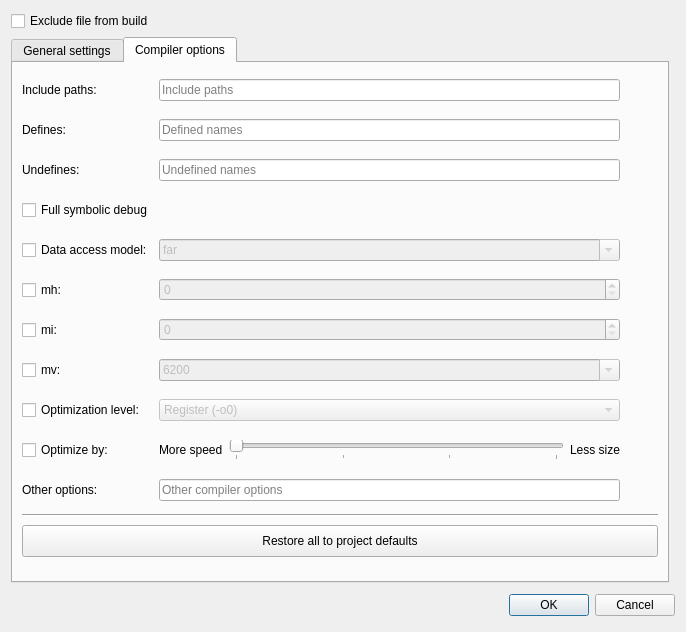
<?xml version="1.0" encoding="UTF-8"?>
<ui version="4.0">
 <class>DialogFileOptions</class>
 <widget class="QDialog" name="DialogFileOptions">
  <property name="geometry">
   <rect>
    <x>0</x>
    <y>0</y>
    <width>686</width>
    <height>632</height>
   </rect>
  </property>
  <layout class="QGridLayout" name="gridLayout">
   <item row="2" column="0" colspan="2">
    <widget class="QDialogButtonBox" name="buttonBox">
     <property name="minimumSize">
      <size>
       <width>0</width>
       <height>32</height>
      </size>
     </property>
     <property name="orientation">
      <enum>Qt::Horizontal</enum>
     </property>
     <property name="standardButtons">
      <set>QDialogButtonBox::Cancel|QDialogButtonBox::Ok</set>
     </property>
    </widget>
   </item>
   <item row="1" column="0">
    <widget class="QTabWidget" name="tabWidget">
     <property name="currentIndex">
      <number>1</number>
     </property>
     <widget class="QWidget" name="tab">
      <attribute name="title">
       <string>General settings</string>
      </attribute>
      <layout class="QVBoxLayout" name="verticalLayout">
       <item>
        <widget class="QLabel" name="label">
         <property name="text">
          <string>Build file:</string>
         </property>
         <property name="alignment">
          <set>Qt::AlignBottom|Qt::AlignLeading|Qt::AlignLeft</set>
         </property>
        </widget>
       </item>
       <item>
        <widget class="QWidget" name="widget" native="true">
         <layout class="QVBoxLayout" name="verticalLayout_2">
          <item>
           <widget class="QComboBox" name="boxBuildCondition">
            <item>
             <property name="text">
              <string>If changed</string>
             </property>
            </item>
            <item>
             <property name="text">
              <string>Always</string>
             </property>
            </item>
            <item>
             <property name="text">
              <string>Never</string>
             </property>
            </item>
           </widget>
          </item>
         </layout>
        </widget>
       </item>
       <item>
        <widget class="QLabel" name="label_6">
         <property name="text">
          <string>Pre-build steps:</string>
         </property>
         <property name="alignment">
          <set>Qt::AlignBottom|Qt::AlignLeading|Qt::AlignLeft</set>
         </property>
        </widget>
       </item>
       <item>
        <widget class="BuildStepsList" name="widgetPreBuildSteps" native="true"/>
       </item>
       <item>
        <widget class="QLabel" name="label_7">
         <property name="text">
          <string>Post-build steps:</string>
         </property>
         <property name="alignment">
          <set>Qt::AlignBottom|Qt::AlignLeading|Qt::AlignLeft</set>
         </property>
        </widget>
       </item>
       <item>
        <widget class="BuildStepsList" name="widgetPostBuildSteps" native="true"/>
       </item>
      </layout>
     </widget>
     <widget class="QWidget" name="tab_2">
      <attribute name="title">
       <string>Compiler options</string>
      </attribute>
      <layout class="QGridLayout" name="gridLayout_2">
       <item row="0" column="2">
        <widget class="QToolButton" name="buttonResetIncludePaths">
         <property name="enabled">
          <bool>false</bool>
         </property>
         <property name="minimumSize">
          <size>
           <width>32</width>
           <height>32</height>
          </size>
         </property>
         <property name="icon">
          <iconset theme="edit-clear">
           <normaloff>.</normaloff>.</iconset>
         </property>
         <property name="autoRaise">
          <bool>true</bool>
         </property>
        </widget>
       </item>
       <item row="12" column="0" colspan="3">
        <widget class="QPushButton" name="buttonResetAll">
         <property name="minimumSize">
          <size>
           <width>0</width>
           <height>32</height>
          </size>
         </property>
         <property name="text">
          <string>Restore all to project defaults</string>
         </property>
        </widget>
       </item>
       <item row="6" column="2">
        <widget class="QToolButton" name="buttonResetMi">
         <property name="enabled">
          <bool>false</bool>
         </property>
         <property name="minimumSize">
          <size>
           <width>32</width>
           <height>32</height>
          </size>
         </property>
         <property name="icon">
          <iconset theme="edit-clear">
           <normaloff>.</normaloff>.</iconset>
         </property>
         <property name="autoRaise">
          <bool>true</bool>
         </property>
        </widget>
       </item>
       <item row="8" column="1">
        <widget class="QComboBox" name="editOptimizationLevel">
         <property name="enabled">
          <bool>false</bool>
         </property>
         <item>
          <property name="text">
           <string>Register (-o0)</string>
          </property>
         </item>
         <item>
          <property name="text">
           <string>Local (-o1)</string>
          </property>
         </item>
         <item>
          <property name="text">
           <string>Function (-o2)</string>
          </property>
         </item>
         <item>
          <property name="text">
           <string>Global (-o3)</string>
          </property>
         </item>
        </widget>
       </item>
       <item row="6" column="0">
        <widget class="QCheckBox" name="checkMi">
         <property name="toolTip">
          <string>Specify maximum cycles that interrupts may be disabled</string>
         </property>
         <property name="text">
          <string>mi:</string>
         </property>
        </widget>
       </item>
       <item row="10" column="1">
        <widget class="ListEditor" name="editOtherOptions">
         <property name="placeholderText">
          <string>Other compiler options</string>
         </property>
        </widget>
       </item>
       <item row="8" column="0">
        <widget class="QCheckBox" name="checkOptimizationLevel">
         <property name="text">
          <string>Optimization level:</string>
         </property>
        </widget>
       </item>
       <item row="0" column="0">
        <widget class="QLabel" name="label_3">
         <property name="text">
          <string>Include paths:</string>
         </property>
        </widget>
       </item>
       <item row="1" column="2">
        <widget class="QToolButton" name="buttonResetDefines">
         <property name="enabled">
          <bool>false</bool>
         </property>
         <property name="minimumSize">
          <size>
           <width>32</width>
           <height>32</height>
          </size>
         </property>
         <property name="icon">
          <iconset theme="edit-clear">
           <normaloff>.</normaloff>.</iconset>
         </property>
         <property name="autoRaise">
          <bool>true</bool>
         </property>
        </widget>
       </item>
       <item row="2" column="2">
        <widget class="QToolButton" name="buttonResetUndefines">
         <property name="enabled">
          <bool>false</bool>
         </property>
         <property name="minimumSize">
          <size>
           <width>32</width>
           <height>32</height>
          </size>
         </property>
         <property name="icon">
          <iconset theme="edit-clear">
           <normaloff>.</normaloff>.</iconset>
         </property>
         <property name="autoRaise">
          <bool>true</bool>
         </property>
        </widget>
       </item>
       <item row="6" column="1">
        <widget class="QSpinBox" name="editMi">
         <property name="enabled">
          <bool>false</bool>
         </property>
        </widget>
       </item>
       <item row="7" column="2">
        <widget class="QToolButton" name="buttonResetMv">
         <property name="enabled">
          <bool>false</bool>
         </property>
         <property name="minimumSize">
          <size>
           <width>32</width>
           <height>32</height>
          </size>
         </property>
         <property name="icon">
          <iconset theme="edit-clear">
           <normaloff>.</normaloff>.</iconset>
         </property>
         <property name="autoRaise">
          <bool>true</bool>
         </property>
        </widget>
       </item>
       <item row="0" column="1">
        <widget class="ListEditor" name="editIncludePaths">
         <property name="placeholderText">
          <string>Include paths</string>
         </property>
        </widget>
       </item>
       <item row="10" column="0">
        <widget class="QLabel" name="label_8">
         <property name="text">
          <string>Other options:</string>
         </property>
        </widget>
       </item>
       <item row="1" column="1">
        <widget class="ListEditor" name="editDefines">
         <property name="placeholderText">
          <string>Defined names</string>
         </property>
        </widget>
       </item>
       <item row="9" column="2">
        <widget class="QToolButton" name="buttonResetOptimizationType">
         <property name="enabled">
          <bool>false</bool>
         </property>
         <property name="minimumSize">
          <size>
           <width>32</width>
           <height>32</height>
          </size>
         </property>
         <property name="icon">
          <iconset theme="edit-clear">
           <normaloff>.</normaloff>.</iconset>
         </property>
         <property name="autoRaise">
          <bool>true</bool>
         </property>
        </widget>
       </item>
       <item row="2" column="1">
        <widget class="ListEditor" name="editUndefines">
         <property name="placeholderText">
          <string>Undefined names</string>
         </property>
        </widget>
       </item>
       <item row="9" column="1">
        <layout class="QHBoxLayout" name="horizontalLayout">
         <item>
          <widget class="QLabel" name="label_11">
           <property name="text">
            <string>More speed</string>
           </property>
          </widget>
         </item>
         <item>
          <widget class="QSlider" name="editOptimizationType">
           <property name="enabled">
            <bool>false</bool>
           </property>
           <property name="maximum">
            <number>3</number>
           </property>
           <property name="pageStep">
            <number>1</number>
           </property>
           <property name="orientation">
            <enum>Qt::Horizontal</enum>
           </property>
           <property name="tickPosition">
            <enum>QSlider::TicksBelow</enum>
           </property>
          </widget>
         </item>
         <item>
          <widget class="QLabel" name="label_12">
           <property name="text">
            <string>Less size</string>
           </property>
          </widget>
         </item>
        </layout>
       </item>
       <item row="4" column="2">
        <widget class="QToolButton" name="buttonResetDataAccessModel">
         <property name="enabled">
          <bool>false</bool>
         </property>
         <property name="minimumSize">
          <size>
           <width>32</width>
           <height>32</height>
          </size>
         </property>
         <property name="icon">
          <iconset theme="edit-clear">
           <normaloff>.</normaloff>.</iconset>
         </property>
         <property name="autoRaise">
          <bool>true</bool>
         </property>
        </widget>
       </item>
       <item row="8" column="2">
        <widget class="QToolButton" name="buttonResetOptimizationLevel">
         <property name="enabled">
          <bool>false</bool>
         </property>
         <property name="minimumSize">
          <size>
           <width>32</width>
           <height>32</height>
          </size>
         </property>
         <property name="icon">
          <iconset theme="edit-clear">
           <normaloff>.</normaloff>.</iconset>
         </property>
         <property name="autoRaise">
          <bool>true</bool>
         </property>
        </widget>
       </item>
       <item row="5" column="2">
        <widget class="QToolButton" name="buttonResetMh">
         <property name="enabled">
          <bool>false</bool>
         </property>
         <property name="minimumSize">
          <size>
           <width>32</width>
           <height>32</height>
          </size>
         </property>
         <property name="icon">
          <iconset theme="edit-clear">
           <normaloff>.</normaloff>.</iconset>
         </property>
         <property name="autoRaise">
          <bool>true</bool>
         </property>
        </widget>
       </item>
       <item row="5" column="1">
        <widget class="QSpinBox" name="editMh">
         <property name="enabled">
          <bool>false</bool>
         </property>
        </widget>
       </item>
       <item row="7" column="0">
        <widget class="QCheckBox" name="checkMv">
         <property name="toolTip">
          <string>Target processor version</string>
         </property>
         <property name="text">
          <string>mv:</string>
         </property>
        </widget>
       </item>
       <item row="4" column="0">
        <widget class="QCheckBox" name="checkDataAccessModel">
         <property name="text">
          <string>Data access model:</string>
         </property>
        </widget>
       </item>
       <item row="3" column="2">
        <widget class="QToolButton" name="buttonResetFullSymbolicDebug">
         <property name="enabled">
          <bool>false</bool>
         </property>
         <property name="minimumSize">
          <size>
           <width>32</width>
           <height>32</height>
          </size>
         </property>
         <property name="icon">
          <iconset theme="edit-clear">
           <normaloff>.</normaloff>.</iconset>
         </property>
         <property name="autoRaise">
          <bool>true</bool>
         </property>
        </widget>
       </item>
       <item row="4" column="1">
        <widget class="QComboBox" name="editDataAccessModel">
         <property name="enabled">
          <bool>false</bool>
         </property>
         <property name="editable">
          <bool>true</bool>
         </property>
         <item>
          <property name="text">
           <string>far</string>
          </property>
         </item>
         <item>
          <property name="text">
           <string>far_aggregates</string>
          </property>
         </item>
         <item>
          <property name="text">
           <string>near</string>
          </property>
         </item>
        </widget>
       </item>
       <item row="3" column="0">
        <widget class="QCheckBox" name="checkFullSymbolicDebug">
         <property name="toolTip">
          <string>Full symbolic debug</string>
         </property>
         <property name="text">
          <string>Full symbolic debug</string>
         </property>
        </widget>
       </item>
       <item row="1" column="0">
        <widget class="QLabel" name="label_4">
         <property name="text">
          <string>Defines:</string>
         </property>
        </widget>
       </item>
       <item row="5" column="0">
        <widget class="QCheckBox" name="checkMh">
         <property name="toolTip">
          <string>Specify speculative load byte count threshold</string>
         </property>
         <property name="text">
          <string>mh:</string>
         </property>
        </widget>
       </item>
       <item row="9" column="0">
        <widget class="QCheckBox" name="checkOptimizationType">
         <property name="text">
          <string>Optimize by:</string>
         </property>
        </widget>
       </item>
       <item row="2" column="0">
        <widget class="QLabel" name="label_5">
         <property name="text">
          <string>Undefines:</string>
         </property>
        </widget>
       </item>
       <item row="7" column="1">
        <widget class="QComboBox" name="editMv">
         <property name="enabled">
          <bool>false</bool>
         </property>
         <property name="editable">
          <bool>true</bool>
         </property>
         <item>
          <property name="text">
           <string>6200</string>
          </property>
         </item>
         <item>
          <property name="text">
           <string>6400</string>
          </property>
         </item>
         <item>
          <property name="text">
           <string>6400+</string>
          </property>
         </item>
        </widget>
       </item>
       <item row="10" column="2">
        <widget class="QToolButton" name="buttonResetOtherOptions">
         <property name="enabled">
          <bool>false</bool>
         </property>
         <property name="minimumSize">
          <size>
           <width>32</width>
           <height>32</height>
          </size>
         </property>
         <property name="icon">
          <iconset theme="edit-clear">
           <normaloff>.</normaloff>.</iconset>
         </property>
         <property name="autoRaise">
          <bool>true</bool>
         </property>
        </widget>
       </item>
       <item row="11" column="0" colspan="3">
        <widget class="Line" name="line">
         <property name="orientation">
          <enum>Qt::Horizontal</enum>
         </property>
        </widget>
       </item>
      </layout>
     </widget>
    </widget>
   </item>
   <item row="0" column="0">
    <widget class="QCheckBox" name="checkExcludeFromBuild">
     <property name="text">
      <string>Exclude file from build</string>
     </property>
    </widget>
   </item>
  </layout>
 </widget>
 <customwidgets>
  <customwidget>
   <class>ListEditor</class>
   <extends>QLineEdit</extends>
   <header>listeditor.h</header>
  </customwidget>
  <customwidget>
   <class>BuildStepsList</class>
   <extends>QWidget</extends>
   <header>buildstepslist.h</header>
   <container>1</container>
  </customwidget>
 </customwidgets>
 <tabstops>
  <tabstop>checkExcludeFromBuild</tabstop>
  <tabstop>tabWidget</tabstop>
  <tabstop>editIncludePaths</tabstop>
  <tabstop>buttonResetIncludePaths</tabstop>
  <tabstop>editDefines</tabstop>
  <tabstop>buttonResetDefines</tabstop>
  <tabstop>editUndefines</tabstop>
  <tabstop>buttonResetUndefines</tabstop>
  <tabstop>checkFullSymbolicDebug</tabstop>
  <tabstop>buttonResetFullSymbolicDebug</tabstop>
  <tabstop>checkDataAccessModel</tabstop>
  <tabstop>editDataAccessModel</tabstop>
  <tabstop>buttonResetDataAccessModel</tabstop>
  <tabstop>checkMh</tabstop>
  <tabstop>editMh</tabstop>
  <tabstop>buttonResetMh</tabstop>
  <tabstop>checkMi</tabstop>
  <tabstop>editMi</tabstop>
  <tabstop>buttonResetMi</tabstop>
  <tabstop>checkMv</tabstop>
  <tabstop>editMv</tabstop>
  <tabstop>buttonResetMv</tabstop>
  <tabstop>checkOptimizationLevel</tabstop>
  <tabstop>editOptimizationLevel</tabstop>
  <tabstop>buttonResetOptimizationLevel</tabstop>
  <tabstop>checkOptimizationType</tabstop>
  <tabstop>editOptimizationType</tabstop>
  <tabstop>buttonResetOptimizationType</tabstop>
  <tabstop>editOtherOptions</tabstop>
  <tabstop>buttonResetOtherOptions</tabstop>
  <tabstop>buttonResetAll</tabstop>
 </tabstops>
 <resources/>
 <connections>
  <connection>
   <sender>buttonBox</sender>
   <signal>accepted()</signal>
   <receiver>DialogFileOptions</receiver>
   <slot>accept()</slot>
   <hints>
    <hint type="sourcelabel">
     <x>259</x>
     <y>620</y>
    </hint>
    <hint type="destinationlabel">
     <x>157</x>
     <y>274</y>
    </hint>
   </hints>
  </connection>
  <connection>
   <sender>buttonBox</sender>
   <signal>rejected()</signal>
   <receiver>DialogFileOptions</receiver>
   <slot>reject()</slot>
   <hints>
    <hint type="sourcelabel">
     <x>327</x>
     <y>620</y>
    </hint>
    <hint type="destinationlabel">
     <x>286</x>
     <y>274</y>
    </hint>
   </hints>
  </connection>
  <connection>
   <sender>checkDataAccessModel</sender>
   <signal>toggled(bool)</signal>
   <receiver>editDataAccessModel</receiver>
   <slot>setEnabled(bool)</slot>
   <hints>
    <hint type="sourcelabel">
     <x>99</x>
     <y>266</y>
    </hint>
    <hint type="destinationlabel">
     <x>262</x>
     <y>264</y>
    </hint>
   </hints>
  </connection>
  <connection>
   <sender>checkMh</sender>
   <signal>toggled(bool)</signal>
   <receiver>editMh</receiver>
   <slot>setEnabled(bool)</slot>
   <hints>
    <hint type="sourcelabel">
     <x>127</x>
     <y>305</y>
    </hint>
    <hint type="destinationlabel">
     <x>246</x>
     <y>312</y>
    </hint>
   </hints>
  </connection>
  <connection>
   <sender>checkMi</sender>
   <signal>toggled(bool)</signal>
   <receiver>editMi</receiver>
   <slot>setEnabled(bool)</slot>
   <hints>
    <hint type="sourcelabel">
     <x>88</x>
     <y>343</y>
    </hint>
    <hint type="destinationlabel">
     <x>310</x>
     <y>341</y>
    </hint>
   </hints>
  </connection>
  <connection>
   <sender>checkMv</sender>
   <signal>toggled(bool)</signal>
   <receiver>editMv</receiver>
   <slot>setEnabled(bool)</slot>
   <hints>
    <hint type="sourcelabel">
     <x>118</x>
     <y>381</y>
    </hint>
    <hint type="destinationlabel">
     <x>304</x>
     <y>389</y>
    </hint>
   </hints>
  </connection>
  <connection>
   <sender>checkOptimizationLevel</sender>
   <signal>toggled(bool)</signal>
   <receiver>editOptimizationLevel</receiver>
   <slot>setEnabled(bool)</slot>
   <hints>
    <hint type="sourcelabel">
     <x>114</x>
     <y>421</y>
    </hint>
    <hint type="destinationlabel">
     <x>301</x>
     <y>419</y>
    </hint>
   </hints>
  </connection>
  <connection>
   <sender>checkOptimizationType</sender>
   <signal>toggled(bool)</signal>
   <receiver>editOptimizationType</receiver>
   <slot>setEnabled(bool)</slot>
   <hints>
    <hint type="sourcelabel">
     <x>130</x>
     <y>456</y>
    </hint>
    <hint type="destinationlabel">
     <x>360</x>
     <y>461</y>
    </hint>
   </hints>
  </connection>
  <connection>
   <sender>buttonResetIncludePaths</sender>
   <signal>clicked()</signal>
   <receiver>DialogFileOptions</receiver>
   <slot>resetValue()</slot>
   <hints>
    <hint type="sourcelabel">
     <x>646</x>
     <y>106</y>
    </hint>
    <hint type="destinationlabel">
     <x>786</x>
     <y>115</y>
    </hint>
   </hints>
  </connection>
  <connection>
   <sender>buttonResetDefines</sender>
   <signal>clicked()</signal>
   <receiver>DialogFileOptions</receiver>
   <slot>resetValue()</slot>
   <hints>
    <hint type="sourcelabel">
     <x>634</x>
     <y>154</y>
    </hint>
    <hint type="destinationlabel">
     <x>731</x>
     <y>147</y>
    </hint>
   </hints>
  </connection>
  <connection>
   <sender>buttonResetUndefines</sender>
   <signal>clicked()</signal>
   <receiver>DialogFileOptions</receiver>
   <slot>resetValue()</slot>
   <hints>
    <hint type="sourcelabel">
     <x>643</x>
     <y>188</y>
    </hint>
    <hint type="destinationlabel">
     <x>802</x>
     <y>192</y>
    </hint>
   </hints>
  </connection>
  <connection>
   <sender>buttonResetFullSymbolicDebug</sender>
   <signal>clicked()</signal>
   <receiver>DialogFileOptions</receiver>
   <slot>resetValue()</slot>
   <hints>
    <hint type="sourcelabel">
     <x>624</x>
     <y>229</y>
    </hint>
    <hint type="destinationlabel">
     <x>790</x>
     <y>234</y>
    </hint>
   </hints>
  </connection>
  <connection>
   <sender>buttonResetDataAccessModel</sender>
   <signal>clicked()</signal>
   <receiver>DialogFileOptions</receiver>
   <slot>resetValue()</slot>
   <hints>
    <hint type="sourcelabel">
     <x>639</x>
     <y>269</y>
    </hint>
    <hint type="destinationlabel">
     <x>828</x>
     <y>269</y>
    </hint>
   </hints>
  </connection>
  <connection>
   <sender>buttonResetMh</sender>
   <signal>clicked()</signal>
   <receiver>DialogFileOptions</receiver>
   <slot>resetValue()</slot>
   <hints>
    <hint type="sourcelabel">
     <x>643</x>
     <y>306</y>
    </hint>
    <hint type="destinationlabel">
     <x>839</x>
     <y>321</y>
    </hint>
   </hints>
  </connection>
  <connection>
   <sender>buttonResetMi</sender>
   <signal>clicked()</signal>
   <receiver>DialogFileOptions</receiver>
   <slot>resetValue()</slot>
   <hints>
    <hint type="sourcelabel">
     <x>651</x>
     <y>348</y>
    </hint>
    <hint type="destinationlabel">
     <x>881</x>
     <y>364</y>
    </hint>
   </hints>
  </connection>
  <connection>
   <sender>buttonResetMv</sender>
   <signal>clicked()</signal>
   <receiver>DialogFileOptions</receiver>
   <slot>resetValue()</slot>
   <hints>
    <hint type="sourcelabel">
     <x>643</x>
     <y>373</y>
    </hint>
    <hint type="destinationlabel">
     <x>793</x>
     <y>379</y>
    </hint>
   </hints>
  </connection>
  <connection>
   <sender>buttonResetOptimizationLevel</sender>
   <signal>clicked()</signal>
   <receiver>DialogFileOptions</receiver>
   <slot>resetValue()</slot>
   <hints>
    <hint type="sourcelabel">
     <x>641</x>
     <y>422</y>
    </hint>
    <hint type="destinationlabel">
     <x>745</x>
     <y>422</y>
    </hint>
   </hints>
  </connection>
  <connection>
   <sender>buttonResetOptimizationType</sender>
   <signal>clicked()</signal>
   <receiver>DialogFileOptions</receiver>
   <slot>resetValue()</slot>
   <hints>
    <hint type="sourcelabel">
     <x>648</x>
     <y>467</y>
    </hint>
    <hint type="destinationlabel">
     <x>802</x>
     <y>458</y>
    </hint>
   </hints>
  </connection>
  <connection>
   <sender>buttonResetOtherOptions</sender>
   <signal>clicked()</signal>
   <receiver>DialogFileOptions</receiver>
   <slot>resetValue()</slot>
   <hints>
    <hint type="sourcelabel">
     <x>650</x>
     <y>503</y>
    </hint>
    <hint type="destinationlabel">
     <x>780</x>
     <y>508</y>
    </hint>
   </hints>
  </connection>
  <connection>
   <sender>buttonResetAll</sender>
   <signal>clicked()</signal>
   <receiver>DialogFileOptions</receiver>
   <slot>resetValue()</slot>
   <hints>
    <hint type="sourcelabel">
     <x>631</x>
     <y>542</y>
    </hint>
    <hint type="destinationlabel">
     <x>770</x>
     <y>550</y>
    </hint>
   </hints>
  </connection>
  <connection>
   <sender>checkFullSymbolicDebug</sender>
   <signal>toggled(bool)</signal>
   <receiver>DialogFileOptions</receiver>
   <slot>checkValues()</slot>
   <hints>
    <hint type="sourcelabel">
     <x>51</x>
     <y>228</y>
    </hint>
    <hint type="destinationlabel">
     <x>-2</x>
     <y>227</y>
    </hint>
   </hints>
  </connection>
  <connection>
   <sender>checkDataAccessModel</sender>
   <signal>toggled(bool)</signal>
   <receiver>DialogFileOptions</receiver>
   <slot>checkValues()</slot>
   <hints>
    <hint type="sourcelabel">
     <x>41</x>
     <y>266</y>
    </hint>
    <hint type="destinationlabel">
     <x>-12</x>
     <y>262</y>
    </hint>
   </hints>
  </connection>
  <connection>
   <sender>checkMh</sender>
   <signal>toggled(bool)</signal>
   <receiver>DialogFileOptions</receiver>
   <slot>checkValues()</slot>
   <hints>
    <hint type="sourcelabel">
     <x>51</x>
     <y>310</y>
    </hint>
    <hint type="destinationlabel">
     <x>-25</x>
     <y>307</y>
    </hint>
   </hints>
  </connection>
  <connection>
   <sender>checkMi</sender>
   <signal>toggled(bool)</signal>
   <receiver>DialogFileOptions</receiver>
   <slot>checkValues()</slot>
   <hints>
    <hint type="sourcelabel">
     <x>32</x>
     <y>337</y>
    </hint>
    <hint type="destinationlabel">
     <x>-22</x>
     <y>335</y>
    </hint>
   </hints>
  </connection>
  <connection>
   <sender>checkMv</sender>
   <signal>toggled(bool)</signal>
   <receiver>DialogFileOptions</receiver>
   <slot>checkValues()</slot>
   <hints>
    <hint type="sourcelabel">
     <x>64</x>
     <y>377</y>
    </hint>
    <hint type="destinationlabel">
     <x>-44</x>
     <y>376</y>
    </hint>
   </hints>
  </connection>
  <connection>
   <sender>checkOptimizationLevel</sender>
   <signal>toggled(bool)</signal>
   <receiver>DialogFileOptions</receiver>
   <slot>checkValues()</slot>
   <hints>
    <hint type="sourcelabel">
     <x>54</x>
     <y>414</y>
    </hint>
    <hint type="destinationlabel">
     <x>-50</x>
     <y>414</y>
    </hint>
   </hints>
  </connection>
  <connection>
   <sender>checkOptimizationType</sender>
   <signal>toggled(bool)</signal>
   <receiver>DialogFileOptions</receiver>
   <slot>checkValues()</slot>
   <hints>
    <hint type="sourcelabel">
     <x>74</x>
     <y>461</y>
    </hint>
    <hint type="destinationlabel">
     <x>-30</x>
     <y>455</y>
    </hint>
   </hints>
  </connection>
  <connection>
   <sender>editDataAccessModel</sender>
   <signal>currentTextChanged(QString)</signal>
   <receiver>DialogFileOptions</receiver>
   <slot>checkValues()</slot>
   <hints>
    <hint type="sourcelabel">
     <x>496</x>
     <y>272</y>
    </hint>
    <hint type="destinationlabel">
     <x>857</x>
     <y>247</y>
    </hint>
   </hints>
  </connection>
  <connection>
   <sender>editMv</sender>
   <signal>currentTextChanged(QString)</signal>
   <receiver>DialogFileOptions</receiver>
   <slot>checkValues()</slot>
   <hints>
    <hint type="sourcelabel">
     <x>528</x>
     <y>379</y>
    </hint>
    <hint type="destinationlabel">
     <x>968</x>
     <y>391</y>
    </hint>
   </hints>
  </connection>
  <connection>
   <sender>editOptimizationLevel</sender>
   <signal>currentTextChanged(QString)</signal>
   <receiver>DialogFileOptions</receiver>
   <slot>checkValues()</slot>
   <hints>
    <hint type="sourcelabel">
     <x>572</x>
     <y>420</y>
    </hint>
    <hint type="destinationlabel">
     <x>881</x>
     <y>420</y>
    </hint>
   </hints>
  </connection>
  <connection>
   <sender>editOptimizationType</sender>
   <signal>valueChanged(int)</signal>
   <receiver>DialogFileOptions</receiver>
   <slot>checkValues()</slot>
   <hints>
    <hint type="sourcelabel">
     <x>528</x>
     <y>464</y>
    </hint>
    <hint type="destinationlabel">
     <x>892</x>
     <y>471</y>
    </hint>
   </hints>
  </connection>
  <connection>
   <sender>editOtherOptions</sender>
   <signal>textChanged(QString)</signal>
   <receiver>DialogFileOptions</receiver>
   <slot>checkValues()</slot>
   <hints>
    <hint type="sourcelabel">
     <x>512</x>
     <y>495</y>
    </hint>
    <hint type="destinationlabel">
     <x>1150</x>
     <y>492</y>
    </hint>
   </hints>
  </connection>
  <connection>
   <sender>editUndefines</sender>
   <signal>textChanged(QString)</signal>
   <receiver>DialogFileOptions</receiver>
   <slot>checkValues()</slot>
   <hints>
    <hint type="sourcelabel">
     <x>521</x>
     <y>182</y>
    </hint>
    <hint type="destinationlabel">
     <x>1003</x>
     <y>186</y>
    </hint>
   </hints>
  </connection>
  <connection>
   <sender>editDefines</sender>
   <signal>textChanged(QString)</signal>
   <receiver>DialogFileOptions</receiver>
   <slot>checkValues()</slot>
   <hints>
    <hint type="sourcelabel">
     <x>538</x>
     <y>148</y>
    </hint>
    <hint type="destinationlabel">
     <x>965</x>
     <y>147</y>
    </hint>
   </hints>
  </connection>
  <connection>
   <sender>editIncludePaths</sender>
   <signal>textChanged(QString)</signal>
   <receiver>DialogFileOptions</receiver>
   <slot>checkValues()</slot>
   <hints>
    <hint type="sourcelabel">
     <x>532</x>
     <y>102</y>
    </hint>
    <hint type="destinationlabel">
     <x>1071</x>
     <y>100</y>
    </hint>
   </hints>
  </connection>
  <connection>
   <sender>editMh</sender>
   <signal>valueChanged(int)</signal>
   <receiver>DialogFileOptions</receiver>
   <slot>checkValues()</slot>
   <hints>
    <hint type="sourcelabel">
     <x>468</x>
     <y>309</y>
    </hint>
    <hint type="destinationlabel">
     <x>1022</x>
     <y>303</y>
    </hint>
   </hints>
  </connection>
  <connection>
   <sender>editMi</sender>
   <signal>valueChanged(int)</signal>
   <receiver>DialogFileOptions</receiver>
   <slot>checkValues()</slot>
   <hints>
    <hint type="sourcelabel">
     <x>466</x>
     <y>345</y>
    </hint>
    <hint type="destinationlabel">
     <x>1048</x>
     <y>346</y>
    </hint>
   </hints>
  </connection>
 </connections>
 <slots>
  <slot>resetValue()</slot>
  <slot>checkValues()</slot>
 </slots>
</ui>
